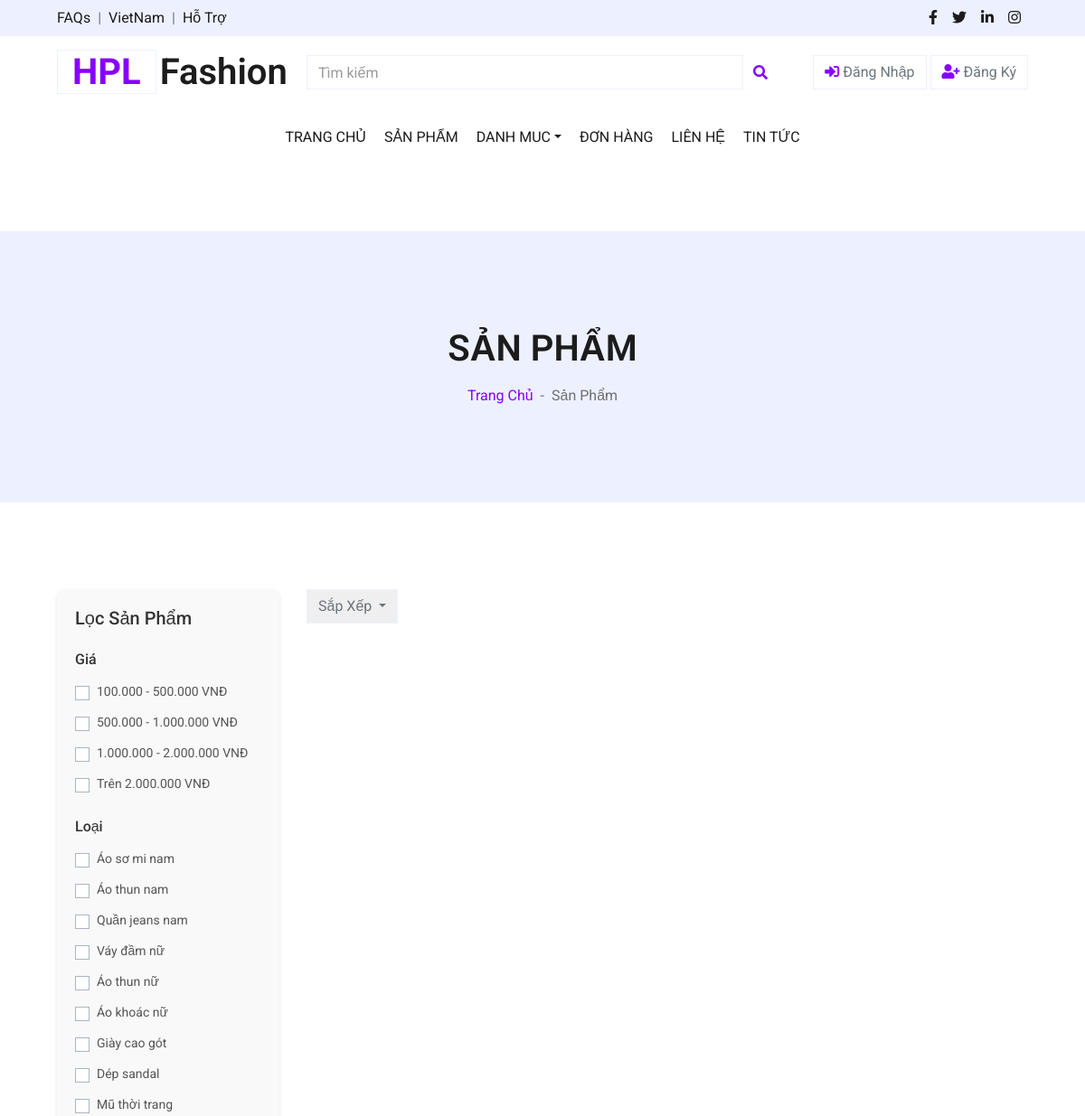
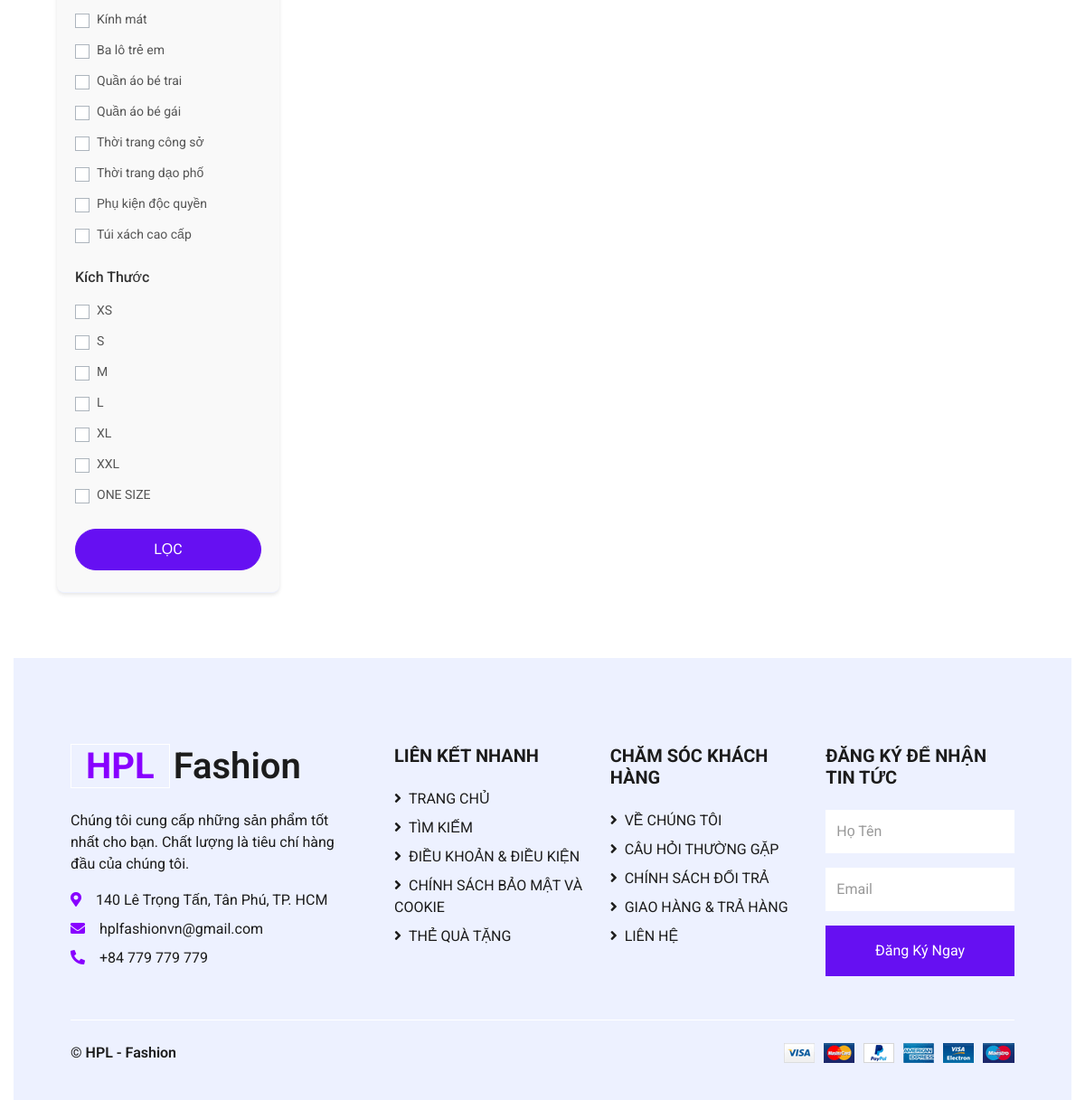
/views/shop.php?page=2, run on an earlier commit of the app's database (2 pictures, top to bottom).
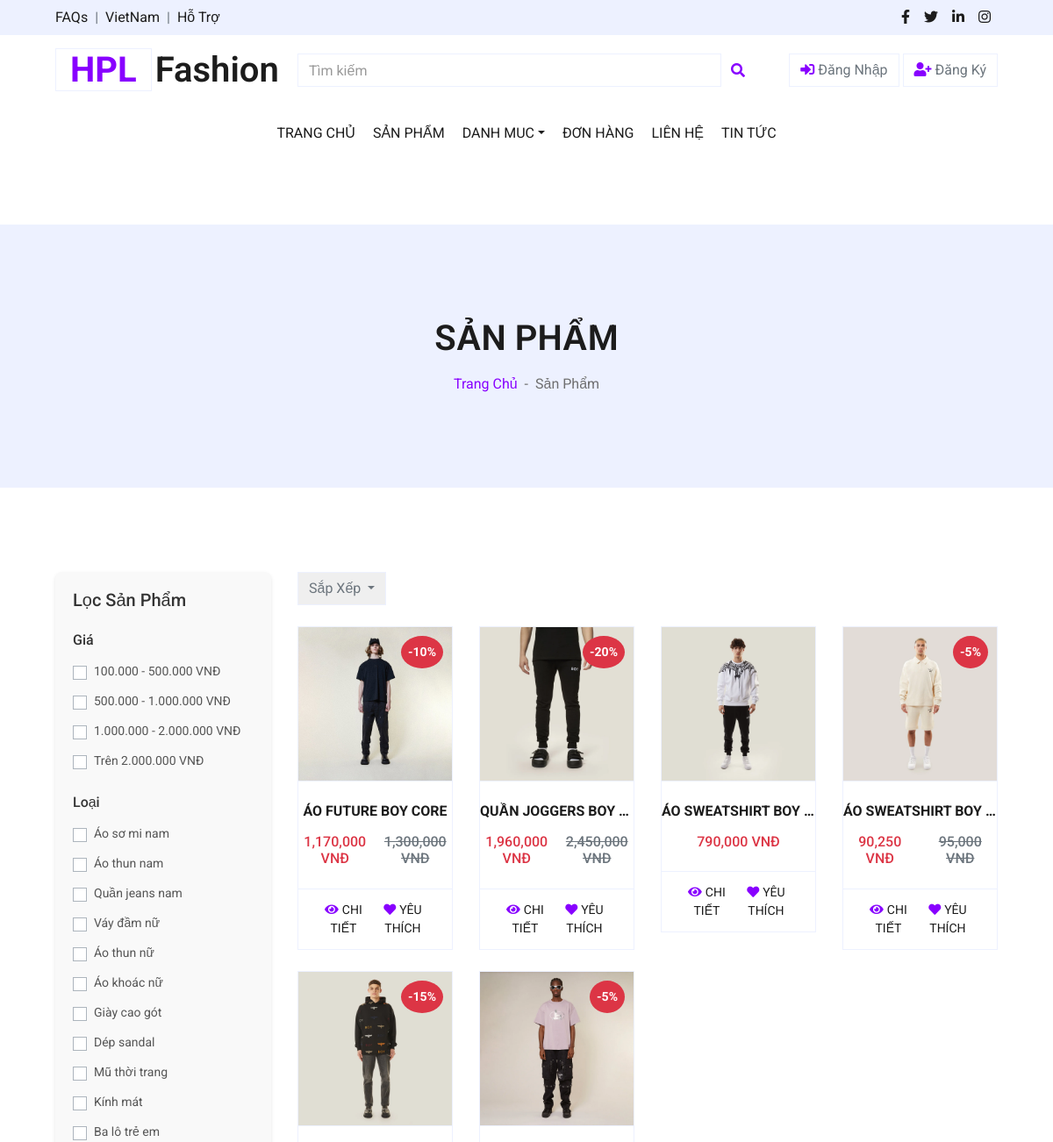
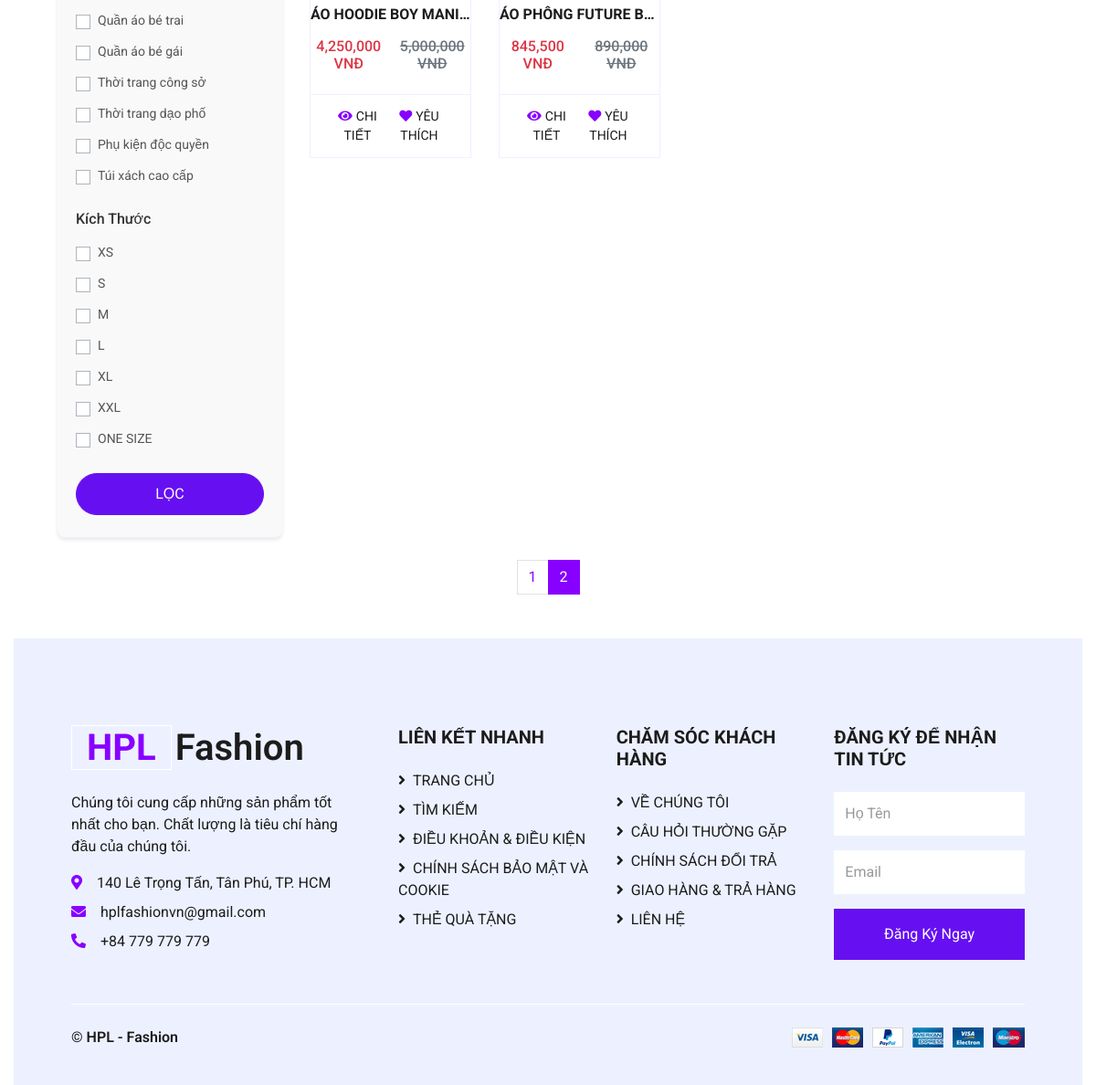
And on a later commit of the database (2 pictures, top to bottom).
### tables this page shows
CREATE TABLE `products` (
  `product_id` int NOT NULL,
  `product_name` varchar(255) NOT NULL,
  `price` int NOT NULL,
  `category_id` int DEFAULT NULL,
  `subcategory_id` int NOT NULL,
  `image` varchar(255) DEFAULT NULL,
  `image2` varchar(255) DEFAULT NULL,
  `image3` varchar(255) DEFAULT NULL,
  `description` varchar(255) DEFAULT NULL,
  `brand_id` int DEFAULT NULL,
  `size` text,
  `color` text,
  `discount` int DEFAULT '0',
  `view_count` int DEFAULT '0',
  `created_at` datetime DEFAULT CURRENT_TIMESTAMP
);

### config/database.php (called while the page is built, shortened)
<?php
class Database {
    private static $servername = "localhost";
    private static $username = "root";
    private static $password = "";
    private static $dbname = "shopthoitrang";
    private static $conn = null;
    public static function getConnection() {
        if (self::$conn === null) {
            self::$conn = new mysqli(self::$servername, self::$username, self::$password, self::$dbname);
        }
        return self::$conn;
    }
    public static function query($sql) {
        $conn = self::getConnection();
        return $conn->query($sql);
    }
}
?>

### views/shop.php (the view, shortened to what the changed rows need)
<?php
include('../config/database.php');
$limit = 14;
$page = max(1, (int)($_GET['page'] ?? 1));
$offset = ($page - 1) * $limit;
$conditions = [];
$whereClause = $conditions ? "WHERE " . implode(" AND ", $conditions) : "";
$sort_by = $_GET['sort_by'] ?? '';
switch ($sort_by) {
    default:
        $orderClause = "ORDER BY product_id ASC";
}
$result = Database::query("SELECT * FROM products $whereClause $orderClause LIMIT $limit OFFSET $offset");
$totalProducts = Database::query("SELECT COUNT(*) as total FROM products $whereClause")->fetch_assoc()['total'];
$totalPages = ceil($totalProducts / $limit);
?>
<!DOCTYPE html>
<html lang="en">
<head>
    <link href="https://cdnjs.cloudflare.com/ajax/libs/font-awesome/5.10.0/css/all.min.css" rel="stylesheet">
    <link href="../css/style.css" rel="stylesheet">
</head>
<body>
    <?php include '../includes/header.php'; ?>
    <div class="container-fluid bg-secondary mb-5">
        <div class="d-flex flex-column align-items-center justify-content-center" style="min-height: 300px">
            <h1 class="font-weight-semi-bold text-uppercase mb-3">Sản Phẩm</h1>
        </div>
    </div>
    <div class="container-fluid pt-5">
        <div class="row px-xl-5">
            <div class="col-lg-3 col-md-12 filter-container">
                <?php include '../includes/filter.php'; ?>
            </div>
            <div class="col-lg-9 col-md-12">
                <br>
                <div class="row">
                    <?php while ($product = $result->fetch_assoc()): ?>
                        <div class="col-lg-3 col-md-4 col-sm-6 mb-4">
                            <div class="card product-item border-0">
                                <div class="card-header product-img position-relative overflow-hidden bg-transparent border p-0">
                                    <?php $imagePath = '../assets/img_product/' . $product['image']; ?>
                                    <img class="img-fluid w-100" src="<?= $imagePath ?>" alt="<?= $product['product_name'] ?>">
                                    <?php if ($product['discount'] > 0): ?>
                                        <div class="discount-badge position-absolute top-0 right-0 bg-danger text-white p-2" style="font-size: 14px; font-weight: bold; border-radius: 50%;">
                                            -<?= $product['discount'] ?>%
                                        </div>
                                    <?php endif; ?>
                                </div>
                                <div class="card-body border-left border-right text-center p-0 pt-4 pb-3">
                                    <h6 class="text-truncate mb-3" style="font-weight: bold;"><?= $product['product_name'] ?></h6>
                                    <div class="d-flex justify-content-center">
                                        <?php
                                        $discount = $product['discount'];
                                        $discounted_price = $product['price'] * (1 - $discount / 100);
                                        ?>
                                        <h6 class="text-danger"><?= number_format($discounted_price) ?> VNĐ</h6>
                                        <?php if ($discount > 0): ?>
                                            <h6 class="text-muted ml-2"><del><?= number_format($product['price']) ?> VNĐ</del></h6>
                                        <?php endif; ?>
                                    </div>
                                </div>
                                <div class="card-footer d-flex justify-content-between bg-light border">
                                    <a href="detail.php?id=<?= $product['product_id'] ?>" class="btn btn-sm text-dark p-0">
                                        <i class="fas fa-eye text-primary mr-1"></i><span class="fw-bold">CHI TIẾT</span>
                                    </a>
                                    <form method="POST" action="" class="d-flex align-items-center">
                                        <button type="submit" name="add_to_favorites" class="btn btn-sm text-dark p-0 bg-white">
                                            <i class="fas fa-heart text-primary mr-1"></i><span class="fw-bold">YÊU THÍCH</span>
                                        </button>
                                    </form>
                                </div>
                            </div>
                        </div>
                    <?php endwhile; ?>
                </div>
            </div>
            <nav aria-label="Page navigation" class="d-flex justify-content-center">
            <ul class="pagination">
                <?php for ($i = 1; $i <= $totalPages; $i++): ?>
                    <li class="page-item <?= $i === $page ? 'active' : '' ?>">
                        <a class="page-link" href="?page=<?= $i ?>"><?= $i ?></a>
                    </li>
                <?php endfor; ?>
            </ul>
        </nav>
    </div>
    <?php include '../includes/footer.php'; ?>
</body>
</html>

### includes/filter.php (shortened to what the changed rows need)
<form method="GET" action="shop.php" class="filter-form border-bottom mb-4 pb-4">
    <?php
    $sizes = ['XS', 'S', 'M', 'L', 'XL', 'XXL', 'ONE SIZE'];
    foreach ($sizes as $size): ?>
        <div class="custom-control custom-checkbox">
            <label class="custom-control-label" for="size<?= $size ?>"><?= $size ?></label>
        </div>
    <?php endforeach; ?>
</form>

What changed in the data, as far as the page shows it:
added products: image (picture), discount "10", product_name "ÁO FUTURE BOY CORE", discounted_price "1,170,000", price "1,300,000"
added products: image (picture), discount "20", product_name "QUẦN JOGGERS BOY…", discounted_price "1,960,000", price "2,450,000"
added products: image (picture), product_name "ÁO SWEATSHIRT BOY…", discounted_price "790,000"
added products: image (picture), discount "5", product_name "ÁO SWEATSHIRT BOY…", discounted_price "90,250", price "95,000"
added products: image (picture), discount "15", product_name "ÁO HOODIE BOY MANI…", discounted_price "4,250,000", price "5,000,000"
added products: image (picture), discount "5", product_name "ÁO PHÔNG FUTURE B…", discounted_price "845,500", price "890,000"
Also different on the page:
new list line: "1"
new list line: "2"
